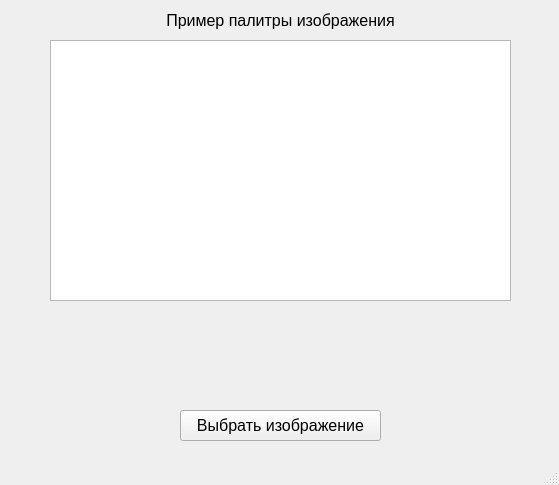
<?xml version="1.0" encoding="UTF-8"?>
<ui version="4.0">
 <class>MainWindow</class>
 <widget class="QMainWindow" name="MainWindow">
  <property name="geometry">
   <rect>
    <x>0</x>
    <y>0</y>
    <width>559</width>
    <height>485</height>
   </rect>
  </property>
  <property name="font">
   <font>
    <pointsize>12</pointsize>
   </font>
  </property>
  <property name="windowTitle">
   <string>MainWindow</string>
  </property>
  <widget class="QWidget" name="centralwidget">
   <widget class="QPushButton" name="pushButton">
    <property name="geometry">
     <rect>
      <x>180</x>
      <y>410</y>
      <width>201</width>
      <height>31</height>
     </rect>
    </property>
    <property name="text">
     <string>Выбрать изображение</string>
    </property>
   </widget>
   <widget class="QWidget" name="gridLayoutWidget">
    <property name="geometry">
     <rect>
      <x>50</x>
      <y>310</y>
      <width>461</width>
      <height>78</height>
     </rect>
    </property>
    <layout class="QGridLayout" name="gridLayout">
     <item row="0" column="5">
      <widget class="QLabel" name="labelColor6">
       <property name="text">
        <string/>
       </property>
      </widget>
     </item>
     <item row="1" column="2">
      <widget class="QLabel" name="labelHex3">
       <property name="font">
        <font>
         <pointsize>10</pointsize>
        </font>
       </property>
       <property name="text">
        <string/>
       </property>
       <property name="alignment">
        <set>Qt::AlignmentFlag::AlignCenter</set>
       </property>
      </widget>
     </item>
     <item row="1" column="4">
      <widget class="QLabel" name="labelHex5">
       <property name="font">
        <font>
         <pointsize>10</pointsize>
        </font>
       </property>
       <property name="text">
        <string/>
       </property>
       <property name="alignment">
        <set>Qt::AlignmentFlag::AlignCenter</set>
       </property>
      </widget>
     </item>
     <item row="0" column="3">
      <widget class="QLabel" name="labelColor4">
       <property name="text">
        <string/>
       </property>
      </widget>
     </item>
     <item row="0" column="1">
      <widget class="QLabel" name="labelColor2">
       <property name="text">
        <string/>
       </property>
      </widget>
     </item>
     <item row="0" column="4">
      <widget class="QLabel" name="labelColor5">
       <property name="text">
        <string/>
       </property>
      </widget>
     </item>
     <item row="0" column="2">
      <widget class="QLabel" name="labelColor3">
       <property name="text">
        <string/>
       </property>
      </widget>
     </item>
     <item row="1" column="3">
      <widget class="QLabel" name="labelHex4">
       <property name="font">
        <font>
         <pointsize>10</pointsize>
        </font>
       </property>
       <property name="text">
        <string/>
       </property>
       <property name="alignment">
        <set>Qt::AlignmentFlag::AlignCenter</set>
       </property>
      </widget>
     </item>
     <item row="1" column="5">
      <widget class="QLabel" name="labelHex6">
       <property name="font">
        <font>
         <pointsize>10</pointsize>
        </font>
       </property>
       <property name="text">
        <string/>
       </property>
       <property name="alignment">
        <set>Qt::AlignmentFlag::AlignCenter</set>
       </property>
      </widget>
     </item>
     <item row="0" column="0">
      <widget class="QLabel" name="labelColor1">
       <property name="text">
        <string/>
       </property>
      </widget>
     </item>
     <item row="1" column="1">
      <widget class="QLabel" name="labelHex2">
       <property name="font">
        <font>
         <pointsize>10</pointsize>
        </font>
       </property>
       <property name="text">
        <string/>
       </property>
       <property name="alignment">
        <set>Qt::AlignmentFlag::AlignCenter</set>
       </property>
      </widget>
     </item>
     <item row="1" column="0">
      <widget class="QLabel" name="labelHex1">
       <property name="maximumSize">
        <size>
         <width>16777215</width>
         <height>20</height>
        </size>
       </property>
       <property name="font">
        <font>
         <pointsize>10</pointsize>
        </font>
       </property>
       <property name="text">
        <string/>
       </property>
       <property name="alignment">
        <set>Qt::AlignmentFlag::AlignCenter</set>
       </property>
      </widget>
     </item>
    </layout>
   </widget>
   <widget class="QGraphicsView" name="graphicsView">
    <property name="geometry">
     <rect>
      <x>50</x>
      <y>40</y>
      <width>461</width>
      <height>261</height>
     </rect>
    </property>
   </widget>
   <widget class="QLabel" name="labelExampleTitle">
    <property name="geometry">
     <rect>
      <x>50</x>
      <y>10</y>
      <width>461</width>
      <height>21</height>
     </rect>
    </property>
    <property name="text">
     <string>Пример палитры изображения</string>
    </property>
    <property name="alignment">
     <set>Qt::AlignmentFlag::AlignCenter</set>
    </property>
   </widget>
  </widget>
  <widget class="QMenuBar" name="menubar">
   <property name="geometry">
    <rect>
     <x>0</x>
     <y>0</y>
     <width>559</width>
     <height>21</height>
    </rect>
   </property>
  </widget>
  <widget class="QStatusBar" name="statusbar"/>
 </widget>
 <resources/>
 <connections/>
</ui>
